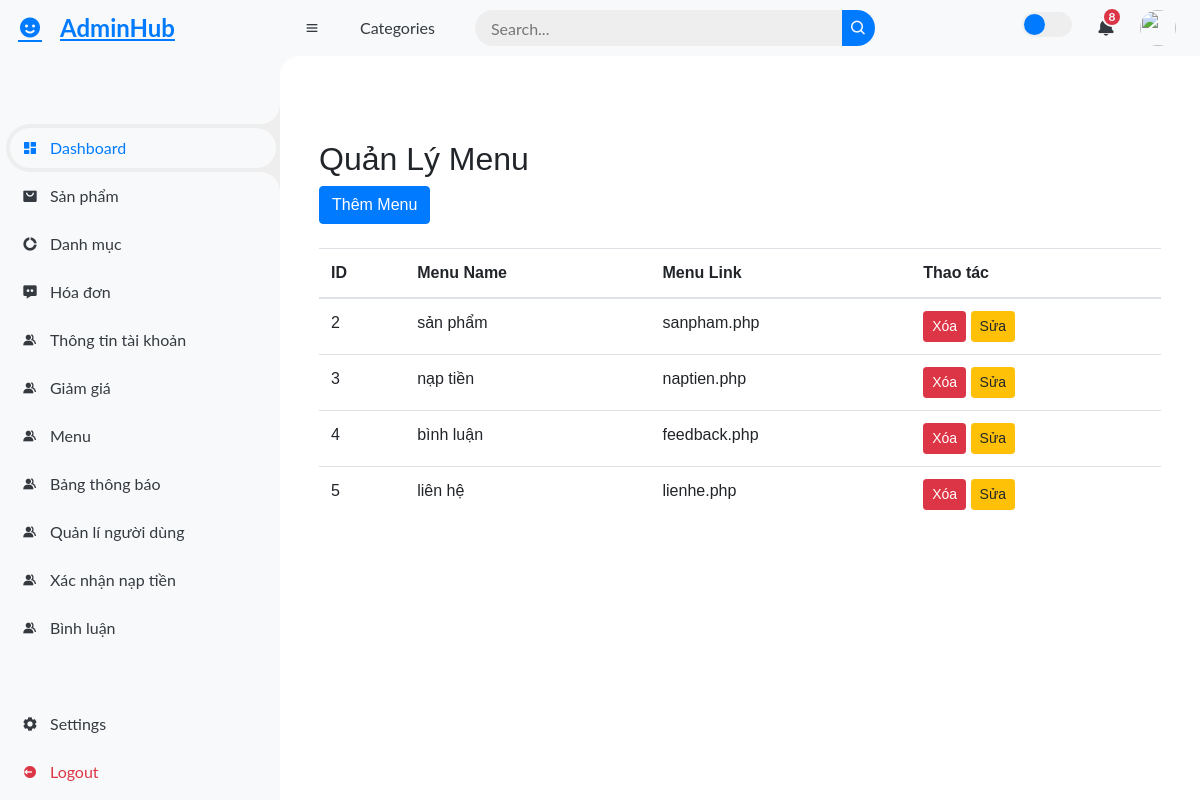
Screenshot of /admin_banacc/menu.php with the database file from the repository.
### tables this page shows
CREATE TABLE `tbl_menu` (
  `menu_id` int(100) NOT NULL,
  `menu_name` varchar(100) NOT NULL,
  `menu_link` varchar(100) NOT NULL
);

### admin_banacc/main/menu.php (the view, shortened to what this page needs)
<?php
include 'db/connect.php';
?>
<!DOCTYPE html>
<html lang="en">
<head>
    <link rel="stylesheet" href="https://stackpath.bootstrapcdn.com/bootstrap/4.3.1/css/bootstrap.min.css">
</head>
<body>
<div class="container mt-5">
    <h2>Quản Lý Menu</h2>
    <button type="button" class="btn btn-primary" data-toggle="modal" data-target="#addMenuModal">
        Thêm Menu
    </button>
    <br><br>
    <table class="table">
        <thead>
        <tr>
            <th>ID</th>
            <th>Menu Name</th>
            <th>Menu Link</th>
            <th>Thao tác</th>
        </tr>
        </thead>
        <tbody>
        <?php
        $result = $conn->query("SELECT * FROM tbl_menu");
        while ($row = $result->fetch_assoc()) {
            echo "<tr>
                    <td>{$row['menu_id']}</td>
                    <td>{$row['menu_name']}</td>
                    <td>{$row['menu_link']}</td>
                    <td>
                        <a href='#' class='btn btn-danger btn-sm' data-toggle='modal' data-target='#deleteModal{$row['menu_id']}'>Xóa</a>
                        <a href='#' class='btn btn-warning btn-sm' data-toggle='modal' data-target='#editModal{$row['menu_id']}'>Sửa</a>
                    </td>
                </tr>";
        }
        ?>
        </tbody>
    </table>
</div>
</body>
</html>

### admin_banacc/style.css (style rules this page uses)
* { margin: 0; padding: 0; box-sizing: border-box; }
a { text-decoration: none; }
:root { --poppins: 'Poppins', sans-serif; --lato: 'Lato', sans-serif; --light: #F9F9F9; --blue: #3C91E6; --light-blue: #CFE8FF; --grey: #eee; --dark-grey: #AAAAAA; --dark: #342E37; --red: #DB504A; --yellow: #FFCE26; --light-yellow: #FFF2C6; --orange: #FD7238; --light-orange: #FFE0D3; }
html { overflow-x: hidden; }
body { background: var(--grey); overflow-x: hidden; }

### rows the page displays
tbl_menu: menu_id "2", menu_name "sản phẩm", menu_link "sanpham.php"
tbl_menu: menu_id "3", menu_name "nạp tiền", menu_link "naptien.php"
tbl_menu: menu_id "4", menu_name "bình luận", menu_link "feedback.php"
tbl_menu: menu_id "5", menu_name "liên hệ", menu_link "lienhe.php"
